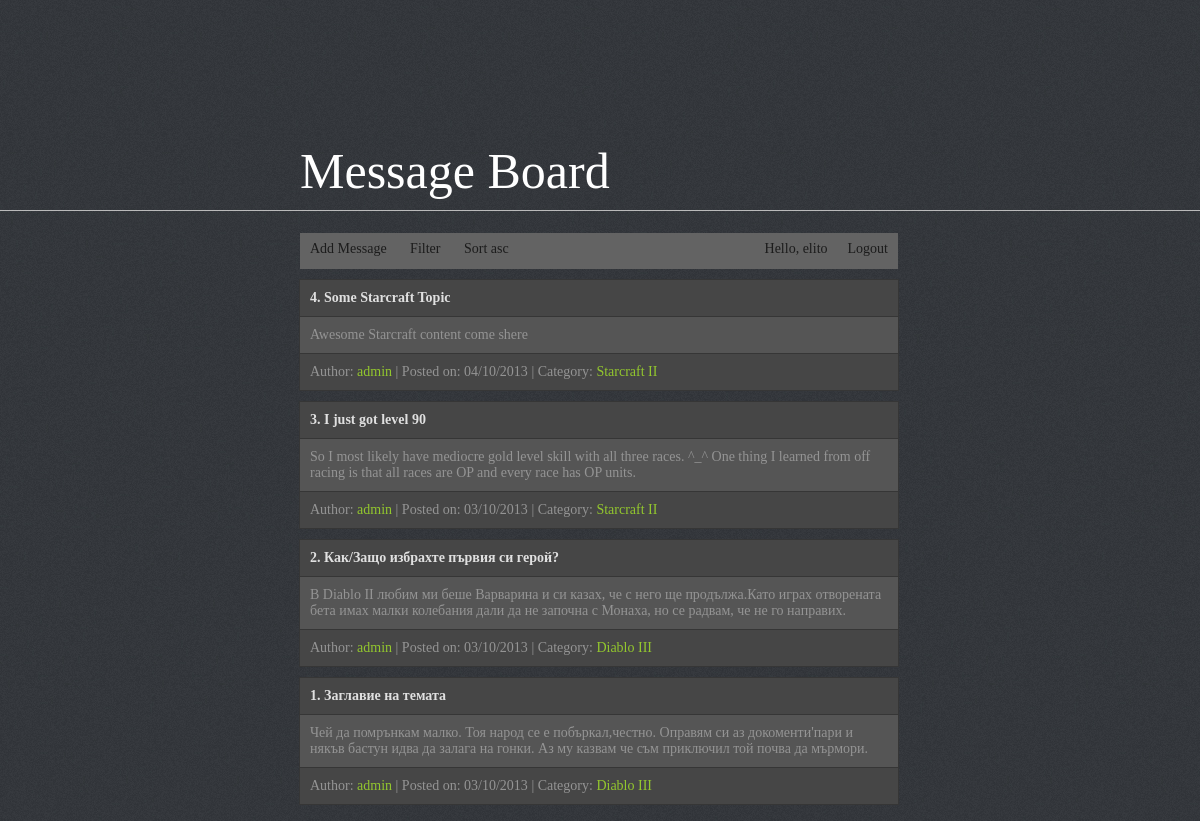
The app's page /index.php (signed in), older data.
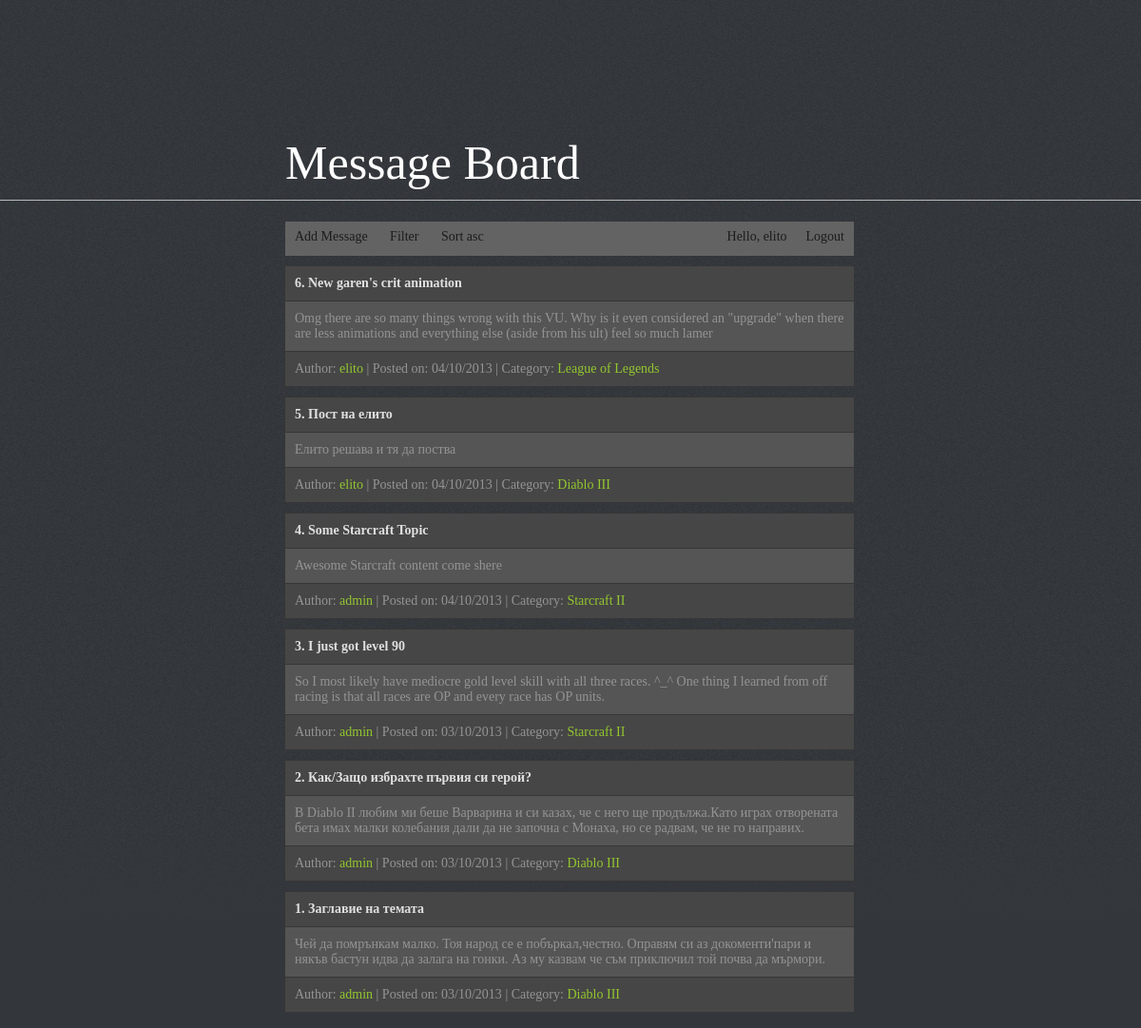
The same page, newer data.
### tables this page shows
CREATE TABLE IF NOT EXISTS `msg` (
  `msg_id` int(11) NOT NULL AUTO_INCREMENT,
  `author_id` int(11) NOT NULL,
  `cat_id` int(11) NOT NULL,
  `date_added` int(11) NOT NULL,
  `title` varchar(50) NOT NULL,
  `content` varchar(250) NOT NULL,
  PRIMARY KEY (`msg_id`),
  KEY `author` (`author_id`),
  KEY `cat_id` (`cat_id`)
);

CREATE TABLE IF NOT EXISTS `users` (
  `user_id` int(11) NOT NULL AUTO_INCREMENT,
  `username` varchar(50) NOT NULL,
  `password` varchar(50) NOT NULL,
  `email` varchar(30) NOT NULL,
  `power` tinyint(4) NOT NULL DEFAULT '1',
  PRIMARY KEY (`user_id`)
);

CREATE TABLE IF NOT EXISTS `cat` (
  `cat_id` int(11) NOT NULL AUTO_INCREMENT,
  `cname` varchar(50) NOT NULL,
  PRIMARY KEY (`cat_id`)
);

### index.php (the view, shortened to what this page needs)
<?php
require 'inc/config.php';
require 'inc/header.php';
$linkFix = 'asc';
$sqlFilter = '';
$sqlDateFilter = 'desc';
?>
<div id="navigation">
    <ul id="menu">
        <li><a href="#" id="addMSG">Add Message</a></li>
        <li><a href="index.php">Filter</a>
        </li>
        <li><a href="?sort=<?= $linkFix; ?>">Sort <?= $linkFix; ?></a></li>
        <li style="float: right;"><a href="logout.php">Logout</a></li>
        <li style="float: right;"><a href="#">Hello, <?= $_SESSION['username'] ?></a></li>
    </ul>
</div>
<?php
$sql = 'SELECT u.username,u.user_id,m.msg_id,m.title,m.content,m.date_added, c.cname, c.cat_id
        FROM msg as m, users as u, cat as c
        WHERE m.author_id = u.user_id AND c.cat_id = m.cat_id' .
        $sqlFilter
        . ' ORDER BY m.date_added ' . $sqlDateFilter;
$result = mysqli_query($link, $sql);
if ($result->num_rows > 0) {
    if ($linkFix == 'asc') {
        $counter = $result->num_rows;
    } else {
        $counter = 1;
    }
    while ($row = $result->fetch_assoc()) {
        $real_date = date('d/m/Y', $row['date_added']);
        echo '<table>
    <tr>
        <td class="sum">' . $counter . '. ' . $row['title'] . '</td>
    </tr>
    <tr>
        <td>' . $row['content'] . '</td>
    </tr>
    <tr>
        <td>Author: <a href="?u=' . $row['user_id'] . '">' . $row['username'] . '</a> | Posted on: ' . $real_date . ' | Category: <a href="?c=' . $row['cat_id'] . '">' . $row['cname'] . '</a>';
        echo '</td>
    </tr>
</table>';
        if ($linkFix == 'desc') {
            $counter++;
        } else {
            $counter--;
        }
    }
} else {
    echo '<table><tr><td style="color: #ffc000;">';
    echo 'There are no messages at the moment.';
    echo '</td></tr></table>';
}
?>
<?php
include 'inc/footer.php';
?>

### inc/header.php (shortened to what this page needs)
<!DOCTYPE html>
<html>
    <head>
        <link rel="stylesheet" href="css/style.css" type="text/css"/>
    </head>
    <body>
        <div id="wrapper">
            <h1><a href="index.php">Message Board</a></h1>

### inc/footer.php (shortened to what this page needs)
<div id="shadow">&nbsp;</div>
</div>
</body>
</html>

### css/style.css (style rules this page uses)
body { background: #33363b url(../img/bg.jpg)repeat-x;font-family: Tahoma;font-size: 14px; }
#wrapper { width: 600px;margin: 0 auto;position: relative;top: 100px; }
h1 { color: #ffffff;font-size: 50px;float: left; font-weight: normal; }
h1 a { color: white;text-decoration: none; }
#navigation { float: left;width: 598px;height: 36px; background: #636363; }
table { color: #949494; border-collapse: collapse;width: 600px;margin-left: -1px;position: relative;top:10px;float: left;z-index: 2; margin-bottom: 10px; }
td { background: #555555; border: 1px solid #363636; padding: 10px; text-align: left; }
tr:first-child td, tr:last-child td { background: #464646; }
.sum { font-weight: bold;color: #e0e0e0; }
td a { color: #93c72e; text-decoration: none; }
ul#menu, ul#menu ul.sub-menu { padding:0; margin: 0; margin-top: 3px; }
ul#menu li, ul#menu ul.sub-menu li { list-style-type: none; display: inline-block; }
ul#menu li a, ul#menu li ul.sub-menu li a { text-decoration: none; color: #1c1c1c; background: #636363; padding: 8px 10px 0 10px; display:inline-block; height: 28px; margin-top: -3px; }
ul#menu li { position: relative; }

Row changes from the older to the newer data that the page shows:
added msg: counter "6", title "New garen's crit animation", content "Omg there are so many things wrong with this VU. Why is it even considered an \"upgrade\" when there are less animations and everything else (aside from his ult) feel so much lamer", author.username "elito", date_added "04/10/2013", cat.cname "League of Legends"
added msg: counter "5", title "Пост на елито", content "Елито решава и тя да поства", author.username "elito", date_added "04/10/2013", cat.cname "Diablo III"
